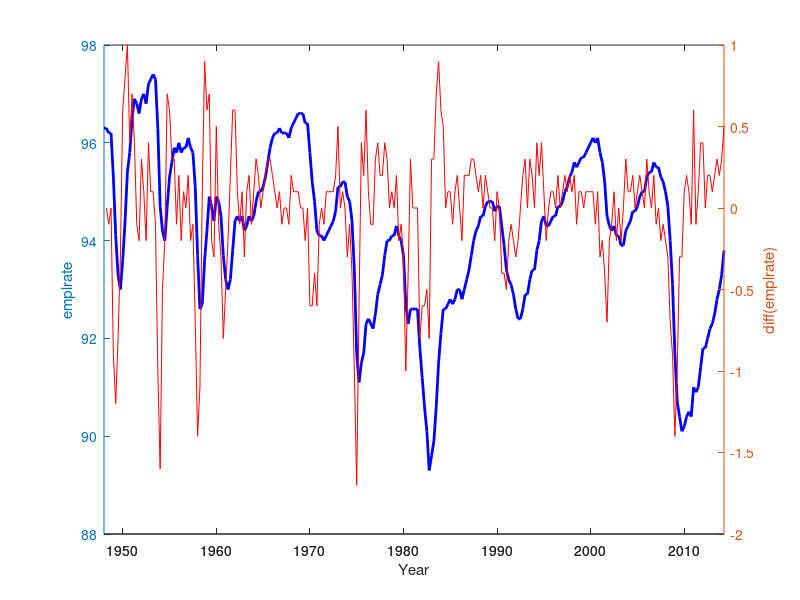
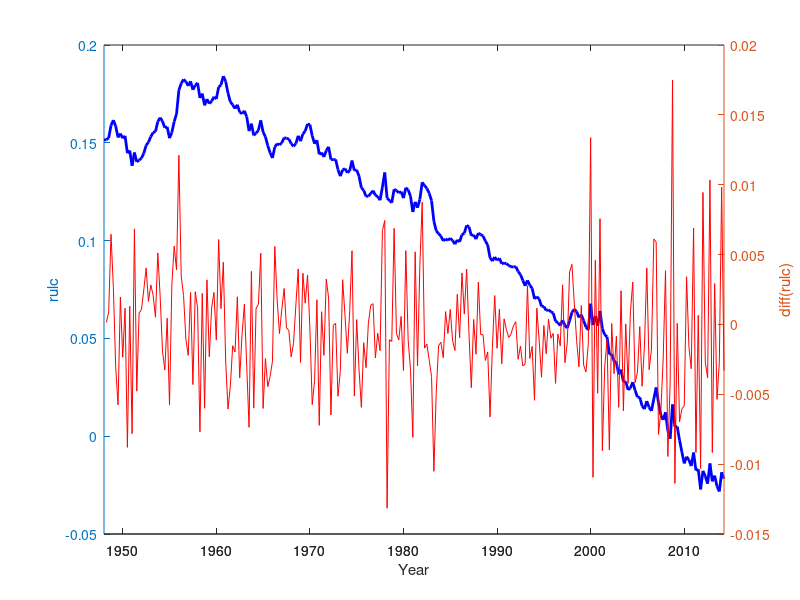

Source code (MATLAB) for these figures, in order:
clc, clear all, close all

% load time series data from csv
% chop off the header row and date column so we just have numbers
% column 4 and 7 contain emmplrate and rulc, respectively 
M = csvread('bizCycleData.csv', 1, 1);
%x = 1:size(M,1);
x = 1948:0.25:2014.25; % 1948 Q1 through 2014 Q2 

% TIME SERIES of interest 
emplrate = M(:,4);
rulc = M(:,7);
diff_emplrate = diff(emplrate);
diff_rulc = diff(rulc);

% plot them 
figure
[ax,p1,p2] = plotyy(x, emplrate, x(2:end), diff_emplrate)
ylabel(ax(1),'emplrate') 
ylabel(ax(2),'diff(emplrate)')
xlabel(ax(2),'Year')
set(p1, 'LineWidth', 2)
set(p1,'Color','blue')
set(p2,'Color','red')

figure
[ax,p1,p2] = plotyy(x, rulc, x(2:end), diff_rulc)
ylabel(ax(1),'rulc') 
ylabel(ax(2),'diff(rulc)')
xlabel(ax(2),'Year')
set(p1, 'LineWidth', 2)
set(p1,'Color','blue')
set(p2,'Color','red')